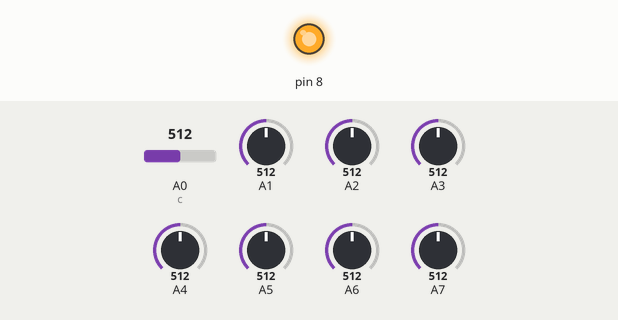
Simulated run of this sketch. Board: Arduino Uno, built with avr-gcc and run on an emulated ATmega328P. On the bench: output pins drawn as LEDs (lit = HIGH). The inputs (shaded band) are chosen by the test bench; at power-on: A0 (c) = 512, A1 = 512, A2 = 512, A3 = 512, A4 = 512, A5 = 512, A6 = 512, A7 = 512.

Above: at 0.38 s.
At 39.56 s:
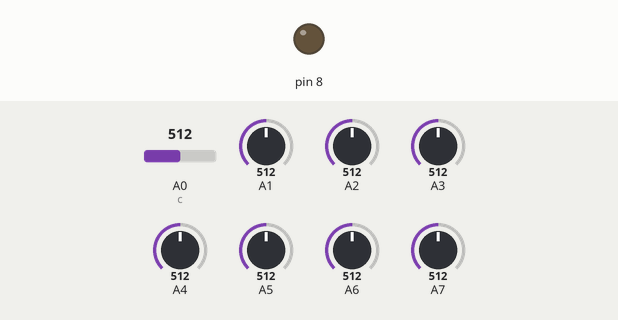
Timing chart, 0 to 40.0 s (numbered marks = the images above):
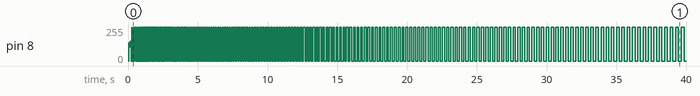

The sketch:

Buzzer.ino
```cpp
// the setup function runs once when you press reset or power the board
void setup() {
  // initialize digital pin 13 as an output.
  pinMode(8, OUTPUT);
}
  int a = 0;
  int b = 1;
  int c = 0;
// the loop function runs over and over again forever
void loop() {

  // c = a + b;
  digitalWrite(8, LOW); // turn the LED on (HIGH is the voltage level)
  delay(c);              // wait for a second
  digitalWrite(8, HIGH);    // turn the LED off by making the voltage LOW
  delay(c);              // wait for a second
  Serial.println(analogRead(c));
  //a = b;
  //b = c;
   c++;
}
```
